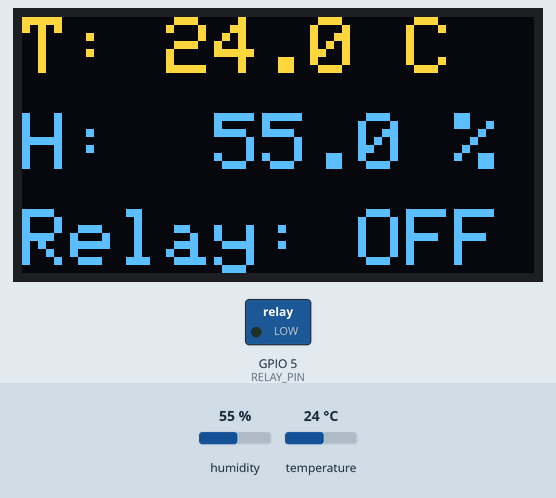
A sketch run on a simulated ESP32. Parts: 128×64 one-colour display, switched loads named in the sketch (green lamp = pin HIGH). Inputs (shaded band) come from the test bench; at power-on: humidity 55 %, temperature 24 °C. The OLED is the two-colour kind (top 16 rows yellow); WiFi joins after 1.5 s; servers stay silent unless stated; uploads are accepted with an empty reply; what the sketch prints to the serial monitor is not drawn.

Above: at 10.8 s.
10.9 s: humidity set to 69 %
At 20.7 s:
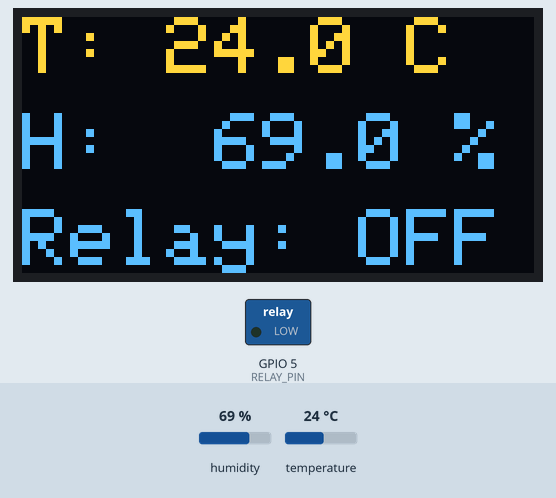
22.3 s: humidity set to 72 %
At 30.7 s:
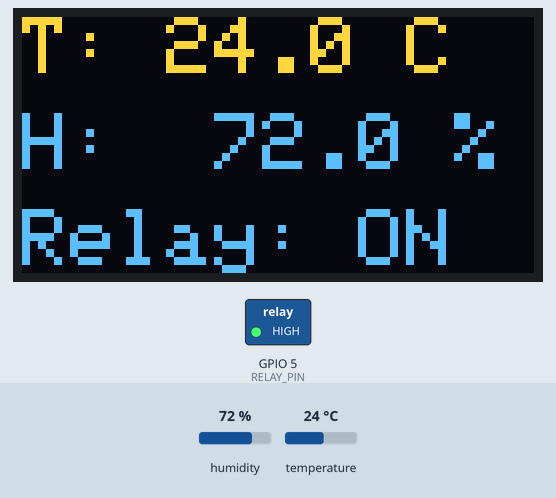
33.7 s: humidity set to 22 %
At 40.8 s:
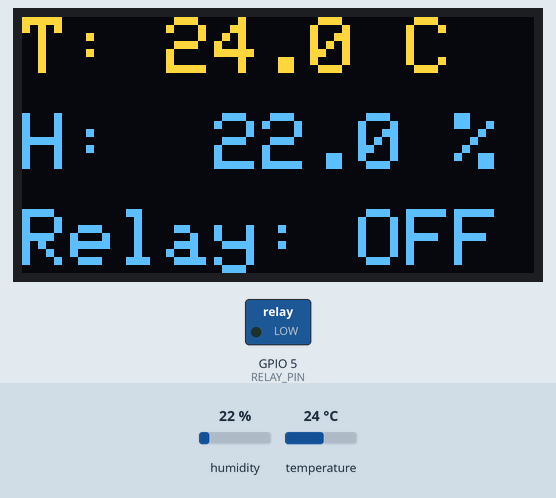
45.1 s: temperature set to 12 °C
At 50.8 s:
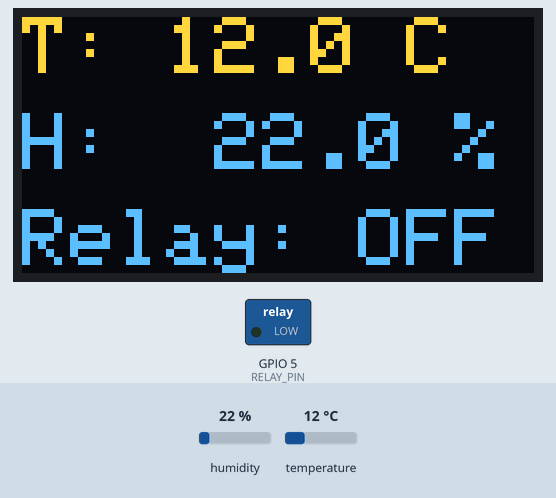
56.5 s: temperature set to 19 °C
At 60.8 s:
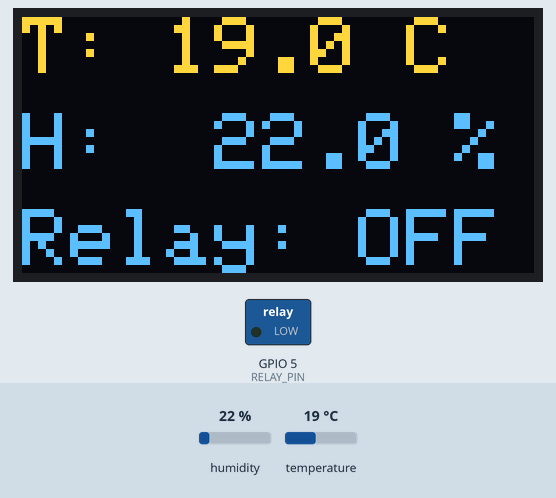
Timing chart, 0 to 62.3 s (numbered marks = the images above; inputs shaded):
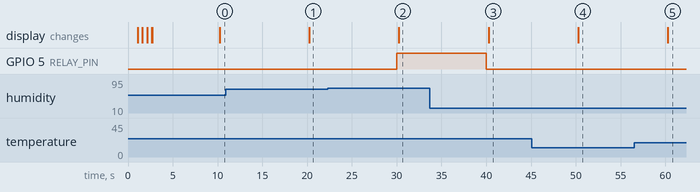

Measured:
- the behaviour switches between 70 and 71 % on humidity (found by bisection; images 1 and 2)
- after the input at 10.9 s, the display: changes after 9.4 s (image 1)
- after the input at 22.3 s, GPIO 5 (RELAY_PIN): LOW → HIGH after 7.7 s; the display: changes after 8.0 s (image 2)
- after the input at 33.7 s, GPIO 5 (RELAY_PIN): HIGH → LOW after 6.3 s; the display: changes after 6.6 s (image 3)
- after the input at 45.1 s, the display: changes after 5.2 s (image 4)
- after the input at 56.5 s, the display: changes after 3.8 s (image 5)

The sketch:

MidtermAsgV2.ino
```cpp
#include <WiFi.h>
#include <HTTPClient.h>
#include <DHT.h>
#include <ArduinoJson.h>
#include <Wire.h>
#include <Adafruit_GFX.h>
#include <Adafruit_SSD1306.h>

// OLED display settings
#define SCREEN_WIDTH 128
#define SCREEN_HEIGHT 64
#define OLED_RESET -1
#define SCREEN_ADDRESS 0x3C

Adafruit_SSD1306 display(SCREEN_WIDTH, SCREEN_HEIGHT, &Wire, OLED_RESET);

// Device ID (Change this if you have multiple devices)
const int DEVICE_ID = 1;

// WiFi credentials (Set your credentials here)
const char* ssid = "<YOUR_SSID>";
const char* password = "<YOUR_PASSWORD>";

// Backend API endpoint
const char* serverUrl = "<YOUR_SERVER_URL>";

// Pin definitions
#define DHTPIN 4
#define DHTTYPE DHT11
#define RELAY_PIN 5

// Thresholds
float tempThreshold = 26.0;
float humThreshold = 70.0;

DHT dht(DHTPIN, DHTTYPE);

unsigned long lastReadTime = 0;
const unsigned long readInterval = 10000;

void initDisplay() {
  if (!display.begin(SSD1306_SWITCHCAPVCC, SCREEN_ADDRESS)) {
    Serial.println("SSD1306 allocation failed");
    for (;;);
  }

  display.clearDisplay();
  display.setTextSize(2);
  display.setTextColor(SSD1306_WHITE);
  display.setCursor(0, 0);
  display.println("Starting...");
  display.display();
  delay(1000);
}

void updateDisplay(float temperature, float humidity, bool relayState, bool wifiConnected, String ipAddress) {
  display.clearDisplay();
  display.setTextSize(2);

  display.setCursor(0, 0);
  display.print("T: ");
  display.print(temperature, 1);
  display.println(" C");

  display.setCursor(0, 24);
  display.print("H:  ");
  display.print(humidity, 1);
  display.println(" %");

  display.setCursor(0, 48);
  display.print("Relay: ");
  display.println(relayState ? "ON" : "OFF");

  display.display();
}

void connectToWiFi() {
  Serial.print("Connecting to WiFi: ");
  Serial.println(ssid);

  display.clearDisplay();
  display.setCursor(0, 0);
  display.setTextSize(1);
  display.println("Connecting to WiFi");
  display.display();

  if (WiFi.status() == WL_CONNECTED) {
    WiFi.disconnect();
    delay(1000);
  }

  WiFi.mode(WIFI_STA);
  WiFi.begin(ssid, password);

  int attempts = 0;
  const int maxAttempts = 30;

  while (WiFi.status() != WL_CONNECTED && attempts < maxAttempts) {
    delay(500);
    Serial.print(".");
    display.print(".");
    display.display();
    attempts++;

    Serial.print("WiFi status: ");
    Serial.println(WiFi.status());
  }

  if (WiFi.status() == WL_CONNECTED) {
    String ipAddress = WiFi.localIP().toString();
    Serial.println("\nConnected to WiFi successfully!");
    Serial.print("IP Address: ");
    Serial.println(ipAddress);
    Serial.print("Signal Strength (RSSI): ");
    Serial.println(WiFi.RSSI());

    display.clearDisplay();
    display.setCursor(0, 0);
    display.println("WiFi Connected!");
    display.print("IP: ");
    display.println(ipAddress);
    display.print("RSSI: ");
    display.println(WiFi.RSSI());
    display.display();
    delay(2000);
  } else {
    Serial.println("\nFailed to connect to WiFi!");
    Serial.println("Last WiFi status: " + String(WiFi.status()));

    display.clearDisplay();
    display.setCursor(0, 0);
    display.println("WiFi Connection");
    display.println("Failed!");
    display.println("Status: " + String(WiFi.status()));
    display.println("RSSI: " + String(WiFi.RSSI()));
    display.display();
    delay(2000);
  }
}

bool readSensorData(float &temperature, float &humidity) {
  temperature = dht.readTemperature();
  humidity = dht.readHumidity();

  if (isnan(temperature) || isnan(humidity)) {
    Serial.println("Failed to read from DHT sensor!");

    display.clearDisplay();
    display.setCursor(0, 0);
    display.setTextSize(1);
    display.println("Sensor Error!");
    display.println("Check connections:");
    display.println("VCC -> 3.3V");
    display.println("GND -> GND");
    display.println("DATA -> GPIO4");
    display.display();
    delay(2000);
    return false;
  }
  return true;
}

void controlRelay(float temperature, float humidity) {
  if (temperature > tempThreshold || humidity > humThreshold) {
    digitalWrite(RELAY_PIN, HIGH);
    Serial.println("Relay turned ON - Threshold exceeded");
  } else {
    digitalWrite(RELAY_PIN, LOW);
    Serial.println("Relay turned OFF - Within threshold");
  }
}

bool sendDataToServer(float temperature, float humidity, bool relayState) {
  if (WiFi.status() != WL_CONNECTED) {
    Serial.println("WiFi not connected!");
    return false;
  }

  HTTPClient http;
  http.begin(serverUrl);
  http.addHeader("Content-Type", "application/json");

  StaticJsonDocument<200> doc;
  doc["device_id"] = DEVICE_ID;
  doc["temperature"] = temperature;
  doc["humidity"] = humidity;
  doc["relay_state"] = relayState ? 1 : 0;
  doc["timestamp"] = millis() / 1000;

  String jsonString;
  serializeJson(doc, jsonString);

  Serial.print("Sending data to server: ");
  Serial.println(jsonString);

  int httpResponseCode = http.POST(jsonString);

  if (httpResponseCode > 0) {
    String response = http.getString();
    Serial.println("HTTP Response code: " + String(httpResponseCode));
    Serial.println("Response: " + response);
    http.end();
    return true;
  } else {
    Serial.print("Error sending HTTP request. Error code: ");
    Serial.println(httpResponseCode);
    http.end();
    return false;
  }
}

void setup() {
  Serial.begin(115200);
  Serial.println("\nStarting setup...");

  initDisplay();
  dht.begin();
  pinMode(RELAY_PIN, OUTPUT);
  digitalWrite(RELAY_PIN, LOW);
  connectToWiFi();

  Serial.println("\nWiFi Status Codes:");
  Serial.println("WL_IDLE_STATUS = 0");
  Serial.println("WL_NO_SSID_AVAIL = 1");
  Serial.println("WL_CONNECT_FAILED = 2");
  Serial.println("WL_CONNECTION_LOST = 3");
  Serial.println("WL_DISCONNECTED = 4");
  Serial.println("WL_CONNECTED = 3");
}

void loop() {
  unsigned long currentTime = millis();

  if (currentTime - lastReadTime >= readInterval) {
    lastReadTime = currentTime;

    float temperature, humidity;
    if (readSensorData(temperature, humidity)) {
      controlRelay(temperature, humidity);
      bool relayState = digitalRead(RELAY_PIN);
      sendDataToServer(temperature, humidity, relayState);
      updateDisplay(temperature, humidity, relayState, WiFi.status() == WL_CONNECTED, WiFi.localIP().toString());

      Serial.println("\nSensor Readings:");
      Serial.print("Temperature: ");
      Serial.print(temperature);
      Serial.print("°C, Humidity: ");
      Serial.print(humidity);
      Serial.println("%\n");
    }
  }

  if (WiFi.status() != WL_CONNECTED) {
    Serial.println("WiFi connection lost! Attempting to reconnect...");
    connectToWiFi();
  }
}
```
